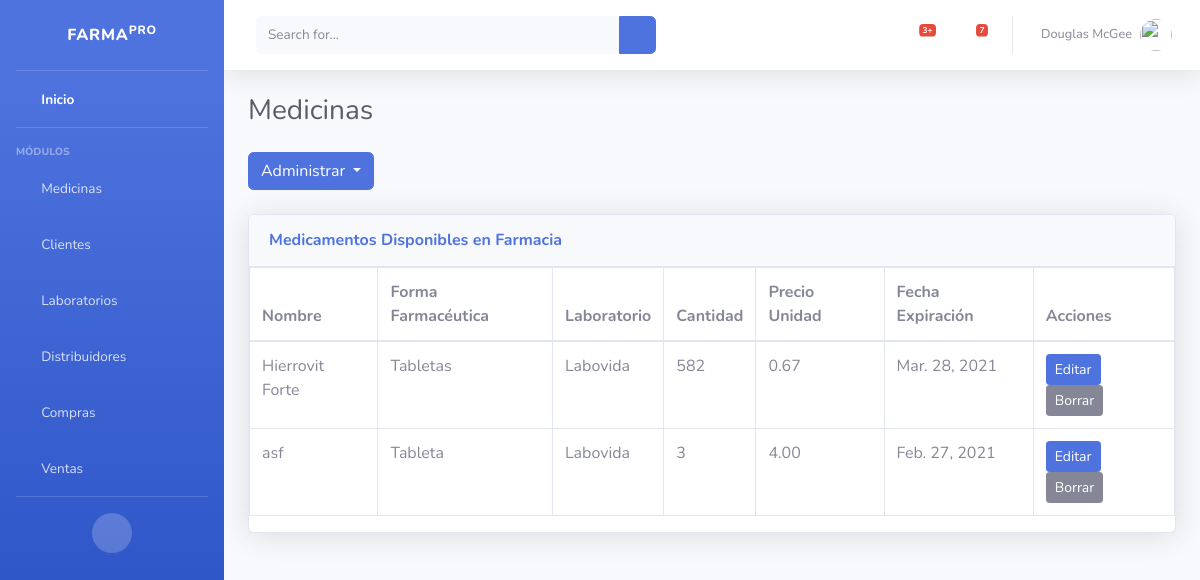
/medicamentos/, run on an earlier commit of the app's database.
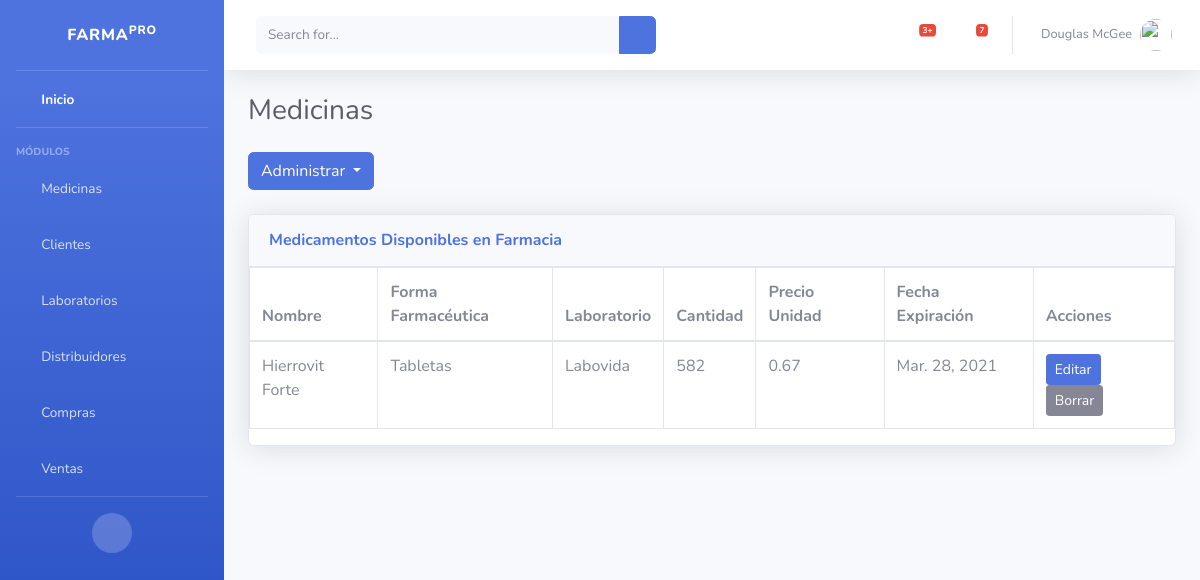
And on a later commit of the database.
### medicamentos/models.py (models this page shows, shortened)
class Medicina (models.Model):
    nombre_comercial = models.CharField(max_length=100, verbose_name="Nombre", blank=False, null=False, unique=True)
    dci = models.CharField(max_length=100, verbose_name="DCI", blank=False, null=False, unique=True)
    forma_farmaceutica = models.CharField(max_length=50, verbose_name="Forma Farmacéutica", blank=False, null=False)
    laboratorio = models.ForeignKey(Laboratorio,on_delete=models.CASCADE, verbose_name="Laboratorio")
    cantidad_unidades = models.IntegerField(verbose_name="Cantidad", blank=False, null=False )
    precio = models.DecimalField(max_digits = 5, decimal_places = 2,verbose_name="Precio Unidad", blank=False, null=False)
    fecha_ingreso = models.DateTimeField(auto_now_add=True, verbose_name="Fecha de Ingreso")
    fecha_expiracion = models.DateField(verbose_name="Fecha de Expiración", blank=False, null=False)
    fecha_modificacion = models.DateTimeField(auto_now=True, verbose_name="Última Modificación")
    class Meta:
        verbose_name = "Medicina"
        verbose_name_plural = "Medicinas"

### laboratorios/models.py (models this page shows)
class Laboratorio (models.Model):
    nombre_laboratorio = models.CharField(max_length=100, verbose_name="Laboratorio", blank=False, null=False, unique=True)
    direccion_laboratorio = models.TextField(max_length=200, verbose_name="Dirección", blank=False, null=False)
    telefono_laboratorio = models.BigIntegerField(verbose_name="Teléfono", blank=False, null=False )
    correo_laboratorio = models.EmailField( verbose_name="Correo", blank=False, null=False)
    registro_laboratorio = models.CharField(max_length=200, verbose_name="Registro", blank=False, null=False)
    autorizacion_laboratorio = models.CharField(max_length=200, verbose_name="Autorización", blank=False, null=False)
    class Meta:
        verbose_name ="Laboratorio"
        verbose_name_plural ="Laboratorios"
    def __str__(self):
        return self.nombre_laboratorio # Atributo que me muestra en la tabla del Admin

### medicamentos/views.py (the view)
# urls.py: path("", MedicinaListView.as_view(), name="medicamentos"),
class MedicinaListView(ListView):
    model = Medicina

### medicamentos/templates/medicamentos/medicina_list.html
{% extends 'core/base.html' %}
{% block cabecera %}
Medicinas
{% endblock %}
{% block pie %}
{% include 'medicamentos/medicina_menu.html'%}
<div class="card shadow mb-4">
  <div class="card-header py-3">
      <h6 class="m-0 font-weight-bold text-primary">Medicamentos Disponibles en Farmacia</h6>
  </div>
      <div class="table-responsive">
<table class="table table-bordered" id="dataTable" width="100%" cellspacing="0">
<thead>
    <tr>
      <th scope="col">Nombre</th>
      <th scope="col">Forma Farmacéutica</th>
      <th scope="col">Laboratorio</th>
      <th scope="col">Cantidad</th>
      <th scope="col">Precio Unidad</th>
      <th scope="col">Fecha Expiración</th>
      <th scope="col">Acciones</th>
    </tr>
  </thead>
    <tbody>
        {% for medicina in object_list %}
    <tr>
        <td>{{medicina.nombre_comercial}}</td>
        <td>{{medicina.forma_farmaceutica}}</td>
        <td>{{medicina.laboratorio}}</td>
        <td>{{medicina.cantidad_unidades}}</td>
        <td>{{medicina.precio}}</td>
        <td>{{medicina.fecha_expiracion}}</td>
        <td>
          <a href="{% url 'medicamentos:update' medicina.id %}" class="btn btn-sm btn-primary">Editar</a>
          <a href="{% url 'medicamentos:delete' medicina.id %}" class="btn btn-secondary btn-sm">Borrar</a>
        </td>
    </tr>
    {% endfor %}
    </tbody>
</table>
{% endblock %}

### core/templates/core/base.html (shortened to what this page needs)
<!DOCTYPE html>
<html lang="en">
<head>
    {% load static %}
    <link href="{% static 'core/vendor/fontawesome-free/css/all.min.css' %}" rel="stylesheet" type="text/css">
    <link href="{% static 'core/css/sb-admin-2.min.css' %}" rel="stylesheet">
</head>
<body id="page-top">
    <div id="wrapper">
        <ul class="navbar-nav bg-gradient-primary sidebar sidebar-dark accordion" id="accordionSidebar">
            <a class="sidebar-brand d-flex align-items-center justify-content-center" href="{% url 'home' %}">
                <div class="sidebar-brand-text mx-3">FARMA<sup>PRO</sup></div>
              </a>
            <hr class="sidebar-divider my-0">
            <li class="nav-item active">
                <a class="nav-link" href="{% url 'home' %}">
                    <i class="fas fa-fw fa-tachometer-alt"></i>
                    <span>Inicio</span></a>
            </li>
            <hr class="sidebar-divider">
            <div class="sidebar-heading">
                Módulos
            </div>
            <li class="nav-item">
                <a class="nav-link" href="{% url 'medicamentos:medicamentos' %}">
                    <i class="fas fa-fw fa-table"></i>
                    <span>Medicinas</span></a>
            </li>
            <li class="nav-item">
              <a class="nav-link" href="{% url 'clientes:clientes' %}">
                  <i class="fas fa-fw fa-table"></i>
                  <span>Clientes</span></a>
          </li>
          <li class="nav-item">
            <a class="nav-link" href="{% url 'laboratorios:laboratorios' %}">
                <i class="fas fa-fw fa-table"></i>
                <span>Laboratorios</span></a>
        </li>
        <li class="nav-item">
          <a class="nav-link" href="{% url 'distribuidores:distribuidores' %}">
              <i class="fas fa-fw fa-table"></i>
              <span>Distribuidores</span></a>
      </li>
    <li class="nav-item">
      <a class="nav-link" href="{% url 'compras:compras' %}">
          <i class="fas fa-fw fa-table"></i>
          <span>Compras</span></a>
  </li>
  <li class="nav-item">
    <a class="nav-link" href="{% url 'salidas:salidas' %}">
        <i class="fas fa-fw fa-table"></i>
        <span>Ventas</span></a>
</li>
            <hr class="sidebar-divider d-none d-md-block">
            <div class="text-center d-none d-md-inline">
                <button class="rounded-circle border-0" id="sidebarToggle"></button>
            </div>
        </ul>
        <div id="content-wrapper" class="d-flex flex-column">
            <div id="content">
                <nav class="navbar navbar-expand navbar-light bg-white topbar mb-4 static-top shadow">
                    <form
                        class="d-none d-sm-inline-block form-inline mr-auto ml-md-3 my-2 my-md-0 mw-100 navbar-search">
                        <div class="input-group">
                            <input type="text" class="form-control bg-light border-0 small" placeholder="Search for..."
                                aria-label="Search" aria-describedby="basic-addon2">
                            <div class="input-group-append">
                                <button class="btn btn-primary" type="button">
                                    <i class="fas fa-search fa-sm"></i>
                                </button>
                            </div>
                        </div>
                    </form>
                    <ul class="navbar-nav ml-auto">
                        <li class="nav-item dropdown no-arrow mx-1">
                            <a class="nav-link dropdown-toggle" href="#" id="alertsDropdown" role="button"
                                data-toggle="dropdown" aria-haspopup="true" aria-expanded="false">
                                <i class="fas fa-bell fa-fw"></i>
                                <span class="badge badge-danger badge-counter">3+</span>
                            </a>
                        </li>
                        <li class="nav-item dropdown no-arrow mx-1">
                            <a class="nav-link dropdown-toggle" href="#" id="messagesDropdown" role="button"
                                data-toggle="dropdown" aria-haspopup="true" aria-expanded="false">
                                <i class="fas fa-envelope fa-fw"></i>
                                <span class="badge badge-danger badge-counter">7</span>
                            </a>
                        </li>
                        <li class="nav-item dropdown no-arrow">
                            <a class="nav-link dropdown-toggle" href="#" id="userDropdown" role="button"
                                data-toggle="dropdown" aria-haspopup="true" aria-expanded="false">
                                <span class="mr-2 d-none d-lg-inline text-gray-600 small">Douglas McGee</span>
                                <img class="img-profile rounded-circle"
                                    src="{% static 'core/img/undraw_profile.svg' %}">
                            </a>
                        </li>
                    </ul>
                </nav>
                <div class="container-fluid">
                    <div class="d-sm-flex align-items-center justify-content-between mb-4">
                        <h1 class="h3 mb-0 text-gray-800">{%  block cabecera %} {% endblock %} </h1>
                    </div>
                    {%  block pie %} {% endblock %}
        </div>
    </div>
</body>
</html>

### medicamentos/templates/medicamentos/medicina_menu.html (shortened to what this page needs)
<div class="dropdown mb-4">
    <button class="btn btn-primary dropdown-toggle" type="button"
        id="dropdownMenuButton" data-toggle="dropdown" aria-haspopup="true"
        aria-expanded="false">
        Administrar
    </button>
</div>

What changed in the data, as far as the page shows it:
removed Medicina: nombre_comercial "asf", forma_farmaceutica "Tableta", laboratorio "Labovida", cantidad_unidades "3", precio "4.00", fecha_expiracion "Feb. 27, 2021"
